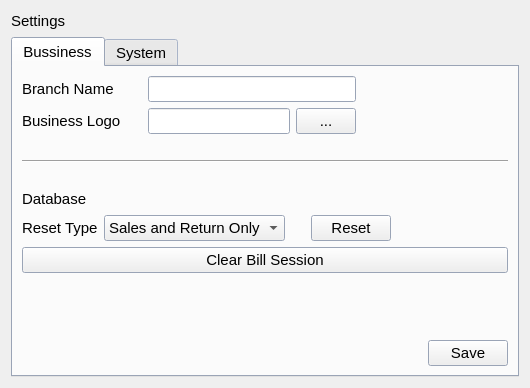
<?xml version="1.0" encoding="UTF-8"?>
<ui version="4.0">
 <class>SystemSettings</class>
 <widget class="QWidget" name="SystemSettings">
  <property name="geometry">
   <rect>
    <x>0</x>
    <y>0</y>
    <width>530</width>
    <height>388</height>
   </rect>
  </property>
  <property name="windowTitle">
   <string>Form</string>
  </property>
  <layout class="QVBoxLayout" name="verticalLayout">
   <item>
    <layout class="QHBoxLayout" name="horizontalLayout">
     <item>
      <widget class="QLabel" name="label">
       <property name="font">
        <font>
         <pointsize>11</pointsize>
        </font>
       </property>
       <property name="text">
        <string>Settings</string>
       </property>
      </widget>
     </item>
     <item>
      <spacer name="horizontalSpacer">
       <property name="orientation">
        <enum>Qt::Horizontal</enum>
       </property>
       <property name="sizeHint" stdset="0">
        <size>
         <width>40</width>
         <height>20</height>
        </size>
       </property>
      </spacer>
     </item>
    </layout>
   </item>
   <item>
    <widget class="QTabWidget" name="tabWidget">
     <property name="palette">
      <palette>
       <active>
        <colorrole role="Base">
         <brush brushstyle="SolidPattern">
          <color alpha="255">
           <red>255</red>
           <green>255</green>
           <blue>255</blue>
          </color>
         </brush>
        </colorrole>
        <colorrole role="Window">
         <brush brushstyle="SolidPattern">
          <color alpha="255">
           <red>215</red>
           <green>229</green>
           <blue>255</blue>
          </color>
         </brush>
        </colorrole>
       </active>
       <inactive>
        <colorrole role="Base">
         <brush brushstyle="SolidPattern">
          <color alpha="255">
           <red>255</red>
           <green>255</green>
           <blue>255</blue>
          </color>
         </brush>
        </colorrole>
        <colorrole role="Window">
         <brush brushstyle="SolidPattern">
          <color alpha="255">
           <red>215</red>
           <green>229</green>
           <blue>255</blue>
          </color>
         </brush>
        </colorrole>
       </inactive>
       <disabled>
        <colorrole role="Base">
         <brush brushstyle="SolidPattern">
          <color alpha="255">
           <red>215</red>
           <green>229</green>
           <blue>255</blue>
          </color>
         </brush>
        </colorrole>
        <colorrole role="Window">
         <brush brushstyle="SolidPattern">
          <color alpha="255">
           <red>215</red>
           <green>229</green>
           <blue>255</blue>
          </color>
         </brush>
        </colorrole>
       </disabled>
      </palette>
     </property>
     <property name="font">
      <font>
       <pointsize>11</pointsize>
      </font>
     </property>
     <property name="currentIndex">
      <number>0</number>
     </property>
     <widget class="QWidget" name="tabBussiness">
      <attribute name="title">
       <string>Bussiness</string>
      </attribute>
      <layout class="QVBoxLayout" name="verticalLayout_2">
       <item>
        <layout class="QGridLayout" name="gridLayout">
         <item row="1" column="1">
          <layout class="QHBoxLayout" name="horizontalLayout_2">
           <item>
            <widget class="QLineEdit" name="lineEdit_2">
             <property name="maximumSize">
              <size>
               <width>400</width>
               <height>16777215</height>
              </size>
             </property>
            </widget>
           </item>
           <item>
            <widget class="QPushButton" name="pushButton">
             <property name="maximumSize">
              <size>
               <width>60</width>
               <height>16777215</height>
              </size>
             </property>
             <property name="text">
              <string>...</string>
             </property>
            </widget>
           </item>
          </layout>
         </item>
         <item row="1" column="0">
          <widget class="QLabel" name="label_3">
           <property name="sizePolicy">
            <sizepolicy hsizetype="Fixed" vsizetype="Preferred">
             <horstretch>0</horstretch>
             <verstretch>0</verstretch>
            </sizepolicy>
           </property>
           <property name="minimumSize">
            <size>
             <width>120</width>
             <height>0</height>
            </size>
           </property>
           <property name="text">
            <string>Business Logo</string>
           </property>
          </widget>
         </item>
         <item row="0" column="1">
          <widget class="QLineEdit" name="lineEdit">
           <property name="maximumSize">
            <size>
             <width>400</width>
             <height>16777215</height>
            </size>
           </property>
          </widget>
         </item>
         <item row="0" column="0">
          <widget class="QLabel" name="label_2">
           <property name="sizePolicy">
            <sizepolicy hsizetype="Fixed" vsizetype="Preferred">
             <horstretch>0</horstretch>
             <verstretch>0</verstretch>
            </sizepolicy>
           </property>
           <property name="minimumSize">
            <size>
             <width>120</width>
             <height>0</height>
            </size>
           </property>
           <property name="text">
            <string>Branch Name</string>
           </property>
          </widget>
         </item>
         <item row="0" column="2">
          <spacer name="horizontalSpacer_2">
           <property name="orientation">
            <enum>Qt::Horizontal</enum>
           </property>
           <property name="sizeHint" stdset="0">
            <size>
             <width>40</width>
             <height>20</height>
            </size>
           </property>
          </spacer>
         </item>
         <item row="1" column="2">
          <spacer name="horizontalSpacer_3">
           <property name="orientation">
            <enum>Qt::Horizontal</enum>
           </property>
           <property name="sizeHint" stdset="0">
            <size>
             <width>40</width>
             <height>20</height>
            </size>
           </property>
          </spacer>
         </item>
        </layout>
       </item>
       <item>
        <spacer name="verticalSpacer_2">
         <property name="orientation">
          <enum>Qt::Vertical</enum>
         </property>
         <property name="sizeType">
          <enum>QSizePolicy::Fixed</enum>
         </property>
         <property name="sizeHint" stdset="0">
          <size>
           <width>20</width>
           <height>20</height>
          </size>
         </property>
        </spacer>
       </item>
       <item>
        <widget class="Line" name="line">
         <property name="orientation">
          <enum>Qt::Horizontal</enum>
         </property>
        </widget>
       </item>
       <item>
        <spacer name="verticalSpacer_3">
         <property name="orientation">
          <enum>Qt::Vertical</enum>
         </property>
         <property name="sizeType">
          <enum>QSizePolicy::Fixed</enum>
         </property>
         <property name="sizeHint" stdset="0">
          <size>
           <width>20</width>
           <height>20</height>
          </size>
         </property>
        </spacer>
       </item>
       <item>
        <layout class="QHBoxLayout" name="horizontalLayout_3">
         <item>
          <widget class="QLabel" name="label_4">
           <property name="text">
            <string>Database</string>
           </property>
          </widget>
         </item>
         <item>
          <spacer name="horizontalSpacer_4">
           <property name="orientation">
            <enum>Qt::Horizontal</enum>
           </property>
           <property name="sizeHint" stdset="0">
            <size>
             <width>40</width>
             <height>20</height>
            </size>
           </property>
          </spacer>
         </item>
        </layout>
       </item>
       <item>
        <layout class="QHBoxLayout" name="horizontalLayout_5">
         <item>
          <widget class="QLabel" name="label_5">
           <property name="text">
            <string>Reset Type</string>
           </property>
          </widget>
         </item>
         <item>
          <widget class="QComboBox" name="comboBox">
           <item>
            <property name="text">
             <string>Sales and Return Only</string>
            </property>
           </item>
           <item>
            <property name="text">
             <string>Sales and Stock</string>
            </property>
           </item>
           <item>
            <property name="text">
             <string>Sales, Stock and Items</string>
            </property>
           </item>
           <item>
            <property name="text">
             <string>All without Users</string>
            </property>
           </item>
           <item>
            <property name="text">
             <string>All</string>
            </property>
           </item>
          </widget>
         </item>
         <item>
          <spacer name="horizontalSpacer_6">
           <property name="orientation">
            <enum>Qt::Horizontal</enum>
           </property>
           <property name="sizeType">
            <enum>QSizePolicy::Fixed</enum>
           </property>
           <property name="sizeHint" stdset="0">
            <size>
             <width>20</width>
             <height>20</height>
            </size>
           </property>
          </spacer>
         </item>
         <item>
          <widget class="QPushButton" name="resetButton">
           <property name="text">
            <string> Reset </string>
           </property>
          </widget>
         </item>
         <item>
          <spacer name="horizontalSpacer_7">
           <property name="orientation">
            <enum>Qt::Horizontal</enum>
           </property>
           <property name="sizeHint" stdset="0">
            <size>
             <width>40</width>
             <height>20</height>
            </size>
           </property>
          </spacer>
         </item>
        </layout>
       </item>
       <item>
        <widget class="QPushButton" name="clearBillSessionBtn">
         <property name="text">
          <string>Clear Bill Session</string>
         </property>
        </widget>
       </item>
       <item>
        <spacer name="verticalSpacer">
         <property name="orientation">
          <enum>Qt::Vertical</enum>
         </property>
         <property name="sizeHint" stdset="0">
          <size>
           <width>20</width>
           <height>97</height>
          </size>
         </property>
        </spacer>
       </item>
       <item>
        <layout class="QHBoxLayout" name="horizontalLayout_4">
         <item>
          <spacer name="horizontalSpacer_5">
           <property name="orientation">
            <enum>Qt::Horizontal</enum>
           </property>
           <property name="sizeHint" stdset="0">
            <size>
             <width>40</width>
             <height>20</height>
            </size>
           </property>
          </spacer>
         </item>
         <item>
          <widget class="QPushButton" name="pushButton_2">
           <property name="text">
            <string>  Save  </string>
           </property>
          </widget>
         </item>
        </layout>
       </item>
      </layout>
     </widget>
     <widget class="QWidget" name="tabSystem">
      <attribute name="title">
       <string>System</string>
      </attribute>
     </widget>
    </widget>
   </item>
  </layout>
 </widget>
 <resources/>
 <connections/>
</ui>
